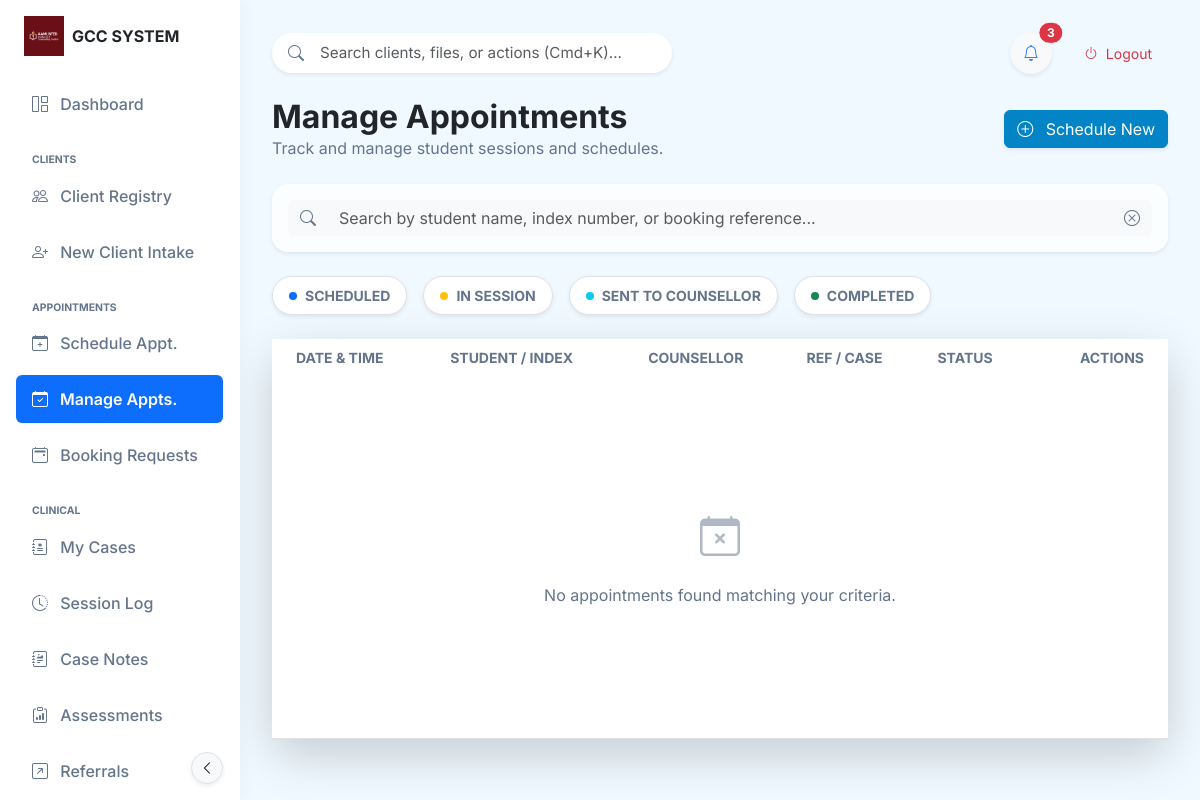
Page /manage_appointments (signed in) on the earlier database version.
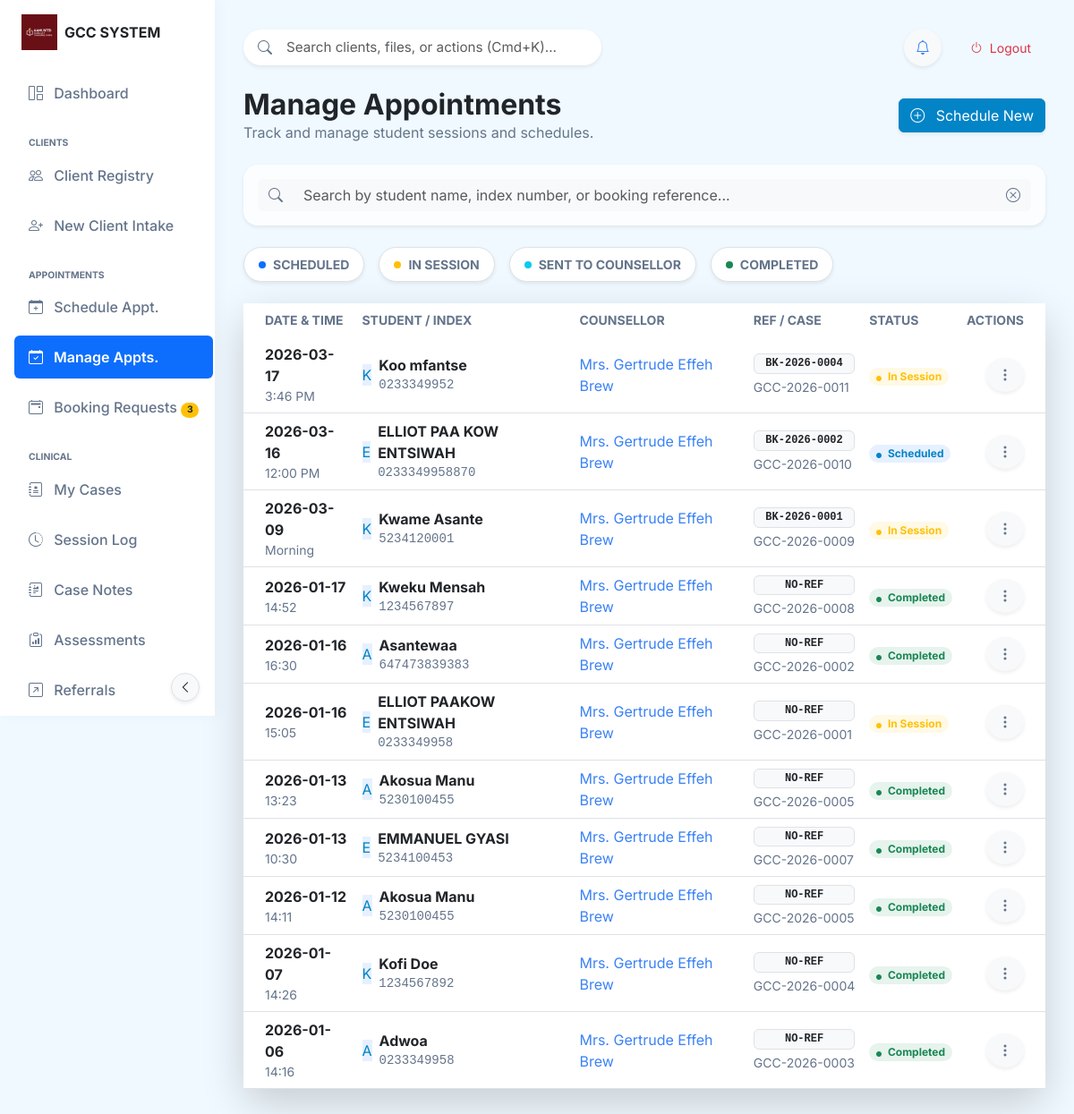
Same page on the later database version.
### tables this page shows
CREATE TABLE Appointment (
            id INTEGER PRIMARY KEY AUTOINCREMENT,
            student_id INTEGER,
            Counsellor_id INTEGER,
            date DATE NOT NULL,
            time TIME NOT NULL,
            purpose TEXT,
            status TEXT DEFAULT 'scheduled',
            created_at TIMESTAMP DEFAULT CURRENT_TIMESTAMP, urgency TEXT, referral_source TEXT, checked_in_at TIMESTAMP, sent_to_counsellor_at TIMESTAMP, accepted_at TIMESTAMP, completed_at TIMESTAMP, referral_reason TEXT, updated_at TIMESTAMP, last_modified_by TEXT, is_deleted BOOLEAN DEFAULT 0, sync_status TEXT DEFAULT 'pending', global_id TEXT, booking_ref TEXT,
            FOREIGN KEY (student_id) REFERENCES Student(id),
            FOREIGN KEY (Counsellor_id) REFERENCES Counselor(id)
        );

CREATE TABLE "Student" (
	"id"	INTEGER,
	"name"	TEXT NOT NULL UNIQUE,
	"age"	INTEGER,
	"gender"	INTEGER,
	"program"	TEXT,
	"contact"	TEXT,
	"created_at"	TIMESTAMP DEFAULT CURRENT_TIMESTAMP,
	"index_number"	TEXT,
	"department"	TEXT,
	"programme"	TEXT,
	"parent_contact"	INTEGER, faculty TEXT, hall_of_residence TEXT, updated_at TIMESTAMP, last_modified_by TEXT, is_deleted BOOLEAN DEFAULT 0, sync_status TEXT DEFAULT 'pending', global_id TEXT, case_number TEXT, email TEXT,
	PRIMARY KEY("id")
);

CREATE TABLE Counsellor (
            id INTEGER PRIMARY KEY AUTOINCREMENT,
            name TEXT NOT NULL,
            contact TEXT,
            created_at TIMESTAMP DEFAULT CURRENT_TIMESTAMP
        );

### app.py (the view)
@app.route('/manage_appointments')
@login_required
def manage_appointments():
    try:
        ensure_database_initialized()
        conn = get_db_connection()
        if conn is None:
            flash('Database connection failed. Please restart the application.', 'error')
            return redirect(url_for('dashboard'))
        appointments = []
        try:
            appointments = conn.execute('''
                SELECT a.*, s.name as student_name, s.case_number, s.index_number, c.name as Counsellor_name
                FROM Appointment a
                LEFT JOIN Student s ON a.student_id = s.id
                LEFT JOIN Counsellor c ON a.Counsellor_id = c.id
                ORDER BY a.date DESC, a.time DESC
            ''').fetchall()
        except Exception as e:
            print(f"[APPOINTMENTS] Error getting appointments: {e}")
            appointments = []
        finally:
            try:
                conn.close()
            except Exception:
                pass
        return render_template('appointments.html', appointments=appointments)
    except Exception as e:
        print(f"[APPOINTMENTS] Unexpected error: {e}")
        import traceback
        traceback.print_exc()
        flash('Error loading appointments. Please try again.', 'error')
        return redirect(url_for('dashboard'))

### app.py (called while the page is built, shortened)
def ensure_database_initialized():
    global _db_initialization_lock, _db_initialized
    if _db_initialized:
        return

@app.context_processor
def inject_now():
    ctx = {'now': datetime.utcnow()}
    try:
        from flask import session as _s
        if _s.get('logged_in'):
            _conn = get_db_connection()
            count = _conn.execute(
                """SELECT COUNT(*) FROM BookingRequest
                   WHERE status = 'Accepted'
                   AND (
                       accepted_at IS NULL
                       OR datetime(accepted_at) >= datetime('now', '-24 hours')
                       OR (accepted_at IS NULL AND datetime(created_at) >= datetime('now', '-24 hours'))
                   )"""
            ).fetchone()[0]
            _conn.close()
            ctx['latest_booking_count'] = count
    except Exception:
        ctx['latest_booking_count'] = 0
    return ctx

def login_required(f):
    @wraps(f)
    def decorated_function(*args, **kwargs):
        if 'logged_in' not in session:
            return redirect(url_for('welcome'))
        return f(*args, **kwargs)
    return decorated_function

### templates/appointments.html (shortened to what the changed rows need)
{% extends "base_modern.html" %}
{% block content %}
<div class="row align-items-center mb-4">
    <div class="col-md-6">
        <h2 class="fw-bold mb-0 text-dark">Manage Appointments</h2>
    </div>
</div>
<div class="card card-glass border-0 shadow-lg">
    <div class="card-body p-0">
        <div class="table-responsive">
            <table class="table table-hover align-middle mb-0" style="min-height: 400px;">
                <thead class="bg-light">
                    <tr>
                        <th class="ps-4 text-uppercase small fw-bold text-muted border-0">Date & Time</th>
                        <th class="text-uppercase small fw-bold text-muted border-0">Student / Index</th>
                        <th class="text-uppercase small fw-bold text-muted border-0">Counsellor</th>
                        <th class="text-uppercase small fw-bold text-muted border-0">Ref / Case</th>
                        <th class="text-uppercase small fw-bold text-muted border-0">Status</th>
                        <th class="text-end pe-4 text-uppercase small fw-bold text-muted border-0">Actions</th>
                    </tr>
                </thead>
                <tbody class="border-top-0">
                    {% for appointment in appointments %}
                    <tr>
                        <td class="ps-4">
                            <div class="d-flex flex-column">
                                <span class="fw-bold text-dark">{{ appointment.date }}</span>
                                <span class="small text-muted">{{ appointment.time }}</span>
                            </div>
                        </td>
                        <td class="appt-search-field">
                            <div class="d-flex align-items-center">
                                <div class="avatar-circle bg-primary bg-opacity-10 text-primary me-2">
                                    {{ appointment.student_name[0] if appointment.student_name else '?' }}
                                </div>
                                <div class="d-flex flex-column">
                                    <span class="fw-bold text-dark">{{ appointment.student_name or 'N/A' }}</span>
                                    <span class="small text-muted font-monospace">{{ appointment.index_number }}</span>
                                </div>
                            </div>
                        </td>
                        <td>
                            <span class="text-secondary">{{ appointment.Counsellor_name or 'Unassigned' }}</span>
                        </td>
                        <td class="appt-search-field">
                            <div class="d-flex flex-column">
                                <span class="badge bg-light text-dark border font-monospace mb-1">{{ appointment.booking_ref or 'NO-REF' }}</span>
                                <span class="small text-muted text-truncate" style="max-width:120px;" data-bs-toggle="tooltip" title="{{ appointment.case_number }}">
                                    {{ appointment.case_number or 'N/A' }}
                                </span>
                            </div>
                        </td>
                        <td>
                            <span class="badge rounded-pill
                                {% if appointment.status == 'Scheduled' %}bg-primary bg-opacity-10 text-primary
                                {% elif appointment.status == 'In Session' %}bg-warning bg-opacity-10 text-warning
                                {% elif appointment.status == 'Sent to Counsellor' %}bg-info bg-opacity-10 text-info
                                {% elif appointment.status == 'Completed' %}bg-success bg-opacity-10 text-success
                                {% elif appointment.status == 'Cancelled' %}bg-danger bg-opacity-10 text-danger
                                {% else %}bg-secondary bg-opacity-10 text-secondary
                                {% endif %}">
                                <i class="bi bi-circle-fill me-1 small" style="font-size: 0.5em;"></i>
                                {{ appointment.status }}
                            </span>
                        </td>
                        <td class="text-end pe-4">
                            <div class="d-flex justify-content-end gap-2 align-items-center">
                                <div class="dropdown">
                                    <button class="btn btn-icon btn-light rounded-circle shadow-sm" type="button"
                                        data-bs-toggle="dropdown" aria-expanded="false">
                                        <i class="bi bi-three-dots-vertical text-muted"></i>
                                    </button>
                                </div>
                            </div>
                        </td>
                    </tr>
                    {% else %}
                    <tr>
                        <td colspan="6" class="text-center py-5 text-muted">
                            <div class="d-flex flex-column align-items-center">
                                <i class="bi bi-calendar-x fs-1 opacity-50 mb-3"></i>
                                <p class="mb-0">No appointments found matching your criteria.</p>
                            </div>
                        </td>
                    </tr>
                    {% endfor %}
                </tbody>
            </table>
        </div>
    </div>
</div>
{% endblock %}

### templates/base_modern.html (shortened to what the changed rows need)
<!DOCTYPE html>
<html lang="en">
<head>
    <link href="https://cdn.jsdelivr.net/npm/bootstrap@5.3.0/dist/css/bootstrap.min.css" rel="stylesheet">
    <link rel="stylesheet" href="https://cdn.jsdelivr.net/npm/bootstrap-icons@1.10.0/font/bootstrap-icons.css">
    <link rel="stylesheet" href="{{ url_for('static', filename='css/modern_theme.css') }}">
</head>
<body data-theme="{{ settings.get('active_theme', 'default') }}">
    <nav class="sidebar-glass d-flex flex-column flex-shrink-0 p-3" id="sidebar">
        <ul class="nav nav-pills flex-column mb-auto">
            {% if session.get('role') in ['Secretary', 'Admin', 'Counsellor', 'Counselor'] %}
            <li>
                <a href="/admin/bookings"
                    class="nav-link {% if 'bookings' in request.endpoint %}active{% endif %}" title="Booking Requests"
                    data-bs-toggle="tooltip" data-bs-placement="right">
                    <i class="bi bi-calendar2-event me-2"></i>
                    <span>Booking Requests</span>
                    {% if latest_booking_count and latest_booking_count > 0 %}
                    <span class="badge rounded-pill bg-warning text-dark ms-auto" style="font-size:0.65rem;">{{ latest_booking_count }}</span>
                    {% endif %}
                </a>
            </li>
            {% endif %}
        </ul>
                    {% set role_labels = {'Secretary': 'Desk Administrator', 'Admin': 'System Administrator', 'Counsellor': 'Counsellor', 'Counselor': 'Counsellor'} %}
                    {% set display_name = session.get('full_name', 'User') %}
                    {% if display_name.strip().lower() in ['secretary', 'admin', 'counsellor', 'counselor'] %}
                        {% set display_name = role_labels.get(session.get('role'), display_name) %}
                    {% endif %}
    </nav>
    <main class="main-content">
        <div class="d-flex justify-content-between align-items-center mb-4 gap-3">
            <div class="d-flex align-items-center gap-3">
                <div class="dropdown">
                    <button class="btn btn-light rounded-circle position-relative shadow-sm" type="button"
                        id="notifDropdown" data-bs-toggle="dropdown" aria-expanded="false"
                        style="width: 42px; height: 42px;">
                        <i class="bi bi-bell text-secondary"></i>
                        {% if unread_count and unread_count > 0 %}
                        <span
                            class="position-absolute top-0 start-100 translate-middle badge rounded-pill bg-danger border border-light">
                            {{ unread_count }}
                        </span>
                        {% endif %}
                    </button>
                </div>
            </div>
        </div>
        {% block content %}{% endblock %}
    </main>
</body>
</html>

Differences in the rows shown:
added Appointment: date "2026-03-17", time "3:46 PM", name "K", name "Koo mfantse", index_number "0233349952", name "Mrs. Gertrude Effeh Brew", booking_ref "BK-2026-0004", case_number "GCC-2026-0011", status "In Session"
added Appointment: date "2026-03-16", time "12:00 PM", name "E", name "ELLIOT PAA KOW ENTSIWAH", index_number "0233349958870", name "Mrs. Gertrude Effeh Brew", booking_ref "BK-2026-0002", case_number "GCC-2026-0010", status "Scheduled"
added Appointment: date "2026-03-09", time "Morning", name "K", name "Kwame Asante", index_number "5234120001", name "Mrs. Gertrude Effeh Brew", booking_ref "BK-2026-0001", case_number "GCC-2026-0009", status "In Session"
now on this page (row edited): Appointment: date "2026-01-17", time "14:52", name "K", name "Kweku Mensah", index_number "1234567897", name "Mrs. Gertrude Effeh Brew", booking_ref "NO-REF", case_number "GCC-2026-0008", status "Completed"
now on this page (row unchanged): Appointment: date "2026-01-16", time "16:30", name "A", name "Asantewaa", index_number "647473839383", name "Mrs. Gertrude Effeh Brew", booking_ref "NO-REF", case_number "GCC-2026-0002", status "Completed"
now on this page (row edited): Appointment: date "2026-01-16", time "15:05", name "E", name "ELLIOT PAAKOW ENTSIWAH", index_number "0233349958", name "Mrs. Gertrude Effeh Brew", booking_ref "NO-REF", case_number "GCC-2026-0001", status "In Session"
now on this page (row unchanged): Appointment: date "2026-01-13", time "13:23", name "A", name "Akosua Manu", index_number "5230100455", name "Mrs. Gertrude Effeh Brew", booking_ref "NO-REF", case_number "GCC-2026-0005", status "Completed"
now on this page (row unchanged): Appointment: date "2026-01-13", time "10:30", name "E", name "EMMANUEL GYASI", index_number "5234100453", name "Mrs. Gertrude Effeh Brew", booking_ref "NO-REF", case_number "GCC-2026-0007", status "Completed"
now on this page (row unchanged): Appointment: date "2026-01-12", time "14:11", name "A", name "Akosua Manu", index_number "5230100455", name "Mrs. Gertrude Effeh Brew", booking_ref "NO-REF", case_number "GCC-2026-0005", status "Completed"
now on this page (row unchanged): Appointment: date "2026-01-07", time "14:26", name "K", name "Kofi Doe", index_number "1234567892", name "Mrs. Gertrude Effeh Brew", booking_ref "NO-REF", case_number "GCC-2026-0004", status "Completed"
now on this page (row unchanged): Appointment: date "2026-01-06", time "14:16", name "A", name "Adwoa", index_number "0233349958", name "Mrs. Gertrude Effeh Brew", booking_ref "NO-REF", case_number "GCC-2026-0003", status "Completed"
Other differences:
{{ latest_booking_count }}: (not shown) → "3"
{{ unread_count }}: "3" → (not shown)
text no longer shown: "No appointments found matching your criteria."
